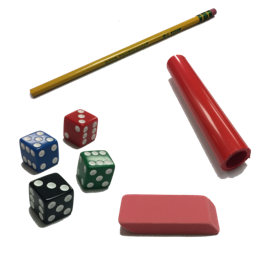
#> input picture input/test3.png, 256 x 256 px
$ python intrinsicImageTest.py
#> lines starting #> are read from the running program, lines starting #| are printed output that depends on the picture
#> further down, img is the input picture: shape (256, 256, 3); mean B, G, R 209.6, 211.5, 223.1
### ImageProcessing.py
def rgbToChromatic(array):
	size = array.shape
#> size = (256, 256, 3)
	nRows = size[0]
#> nRows = 256
	nCols = size[1]
#> nCols = 256
	nElem = size[2]
#> nElem = 3
	for i in range(0,nRows):
    		for j in range(0,nCols):
        		RGB = 0
        		for k in range(0,nElem):
            			RGB = RGB + array[i][j][k]
        		for k in range(0,nElem):
            			array[i][j][k] = 255*array[i][j][k]/RGB
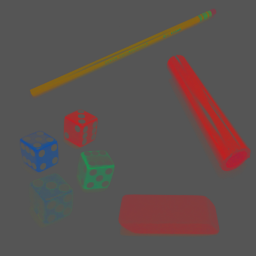
#> array: shape (256, 256, 3); mean B, G, R 80.3, 81.9, 92.4

### intrinsicImageTest.py
from __future__ import division # default floating point division

import numpy as np
import cv2
import ImageProcessing as ip
import math
import matplotlib.pyplot as plt

# print full arrays
#np.set_printoptions(threshold='nan')

# load an image
img = cv2.imread('input/test3.png')
img = np.asarray(img)

# convert to chromatic 3D
ip.rgbToChromatic(img)

# convert to log-chromatic 2D
array = np.zeros((256,256,2))
size = img.shape
#> size = (256, 256, 3)
nRows = size[0]
#> nRows = 256
nCols = size[1]
#> nCols = 256

x = []
y = []

for i in range(0,nRows):
	for j in range(0,nCols):
		r = img[i][j][0]
		g = img[i][j][1]
		b = img[i][j][2]
		array[i][j] = (math.log(r/b),math.log(g/b))
		x.append(math.log(r/b))
		y.append(math.log(g/b))
#> after the loop, x = 65536 items; y = 65536 items

plt.scatter(x,y)
plt.show()
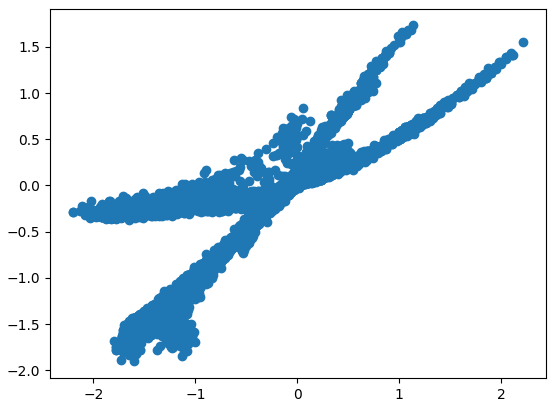
#> figure drawn by matplotlib, 1 panel

$ run again, with input/test2.png copied over input/test3.png
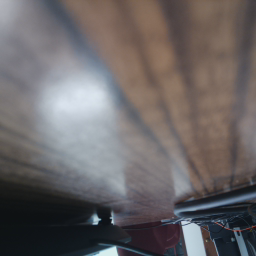
#> input picture input/test2.png, 256 x 256 px
#> img is the input picture: shape (256, 256, 3); mean B, G, R 102.1, 101.5, 106.3
#> after the loop in rgbToChromatic, `for i in range(0,nRows):`:
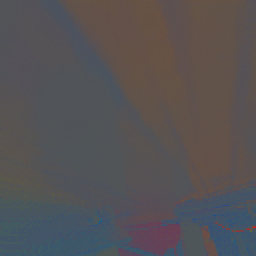
#> array: shape (256, 256, 3); mean B, G, R 84.8, 82.8, 85.9
#> after the loop `for i in range(0,nRows):`: x = 65536 items
#> `plt.show()`:
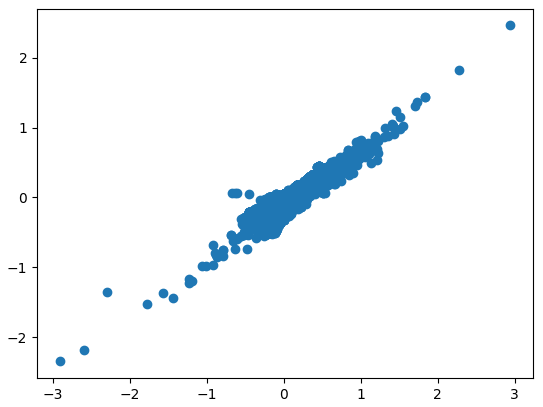
#> figure drawn by matplotlib, 1 panel
